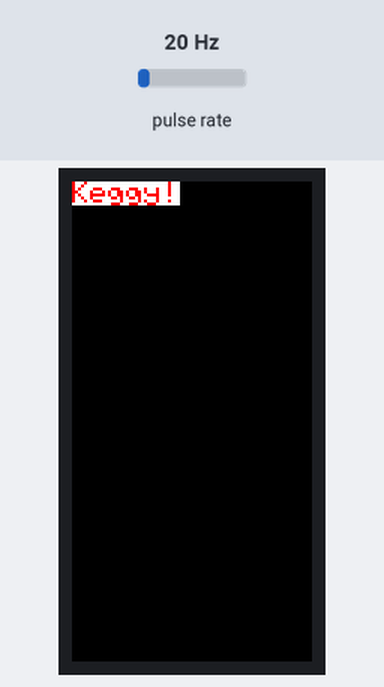
Simulated run of this sketch. Board: ESP32. Parts: 80×160 colour display. Wiring (inferred from the names in the program): pulse sensor: data GPIO 26. The inputs (shaded band) are chosen by the test bench; at power-on: pulse rate 20 Hz. WiFi joins after 1.5 s; servers stay silent unless stated; no MQTT or app messages arrive unless stated; what the sketch prints to the serial monitor is not drawn.

Above: at 0.2 s.

The sketch:

keggy.ino
```cpp
/**
 * Configuration Section
 *
 * Update the values below prior to flashing. You shouldn't _need_ to
 * change anything else in this file.
 */

#define WIFI_SSID "MyWifi"
#define WIFI_PASSWORD "password"
#define MQTT_IP "192.168.1.2"
#define MQTT_TOPIC_NAME "keggy/ticks"
#define MQTT_PORT 1883
#define MQTT_CLIENT_ID "keggy"
#define FLOW_METER_PIN 26
#define UPDATE_INTERVAL 1000

/*
 * Main program
 */

#include <M5StickC.h>
#include <MQTT.h>
#include <WiFi.h>

#define KEGGY_VERSION "0.0.1"

volatile unsigned long totalTicks = 0;
unsigned long lastMeterReportTime = 0;
unsigned long lastMeterReportValue = 0;
WiFiClient wifiClient;
MQTTClient mqttClient;

void connectToWifi() {
  Serial.println("Connecting to wifi ...");
  WiFi.begin(WIFI_SSID, WIFI_PASSWORD);
  while (WiFi.status() != WL_CONNECTED) {
    delay(500);
    Serial.print(".");
  }
  Serial.print("WIFI connected, IP: ");
  Serial.println(WiFi.localIP());
}

void serviceWifi() {
  switch (WiFi.status()) {
    case WL_CONNECT_FAILED:
    case WL_CONNECTION_LOST:
    case WL_DISCONNECTED:
      connectToWifi();
      break;
  }
}

void serviceMQTT() {
  if (!mqttClient.connected()) {
    connectToMQTT();
  }
}

void connectToMQTT() {
  Serial.println("Connecting to MQTT ...");
  while (!mqttClient.connect(MQTT_CLIENT_ID)) {
    delay(500);
  }
  Serial.println("MQTT connected!");
}

void publishUpdates() {
  if (lastMeterReportValue == totalTicks) {
    return;
  }
  if ((millis() - lastMeterReportTime) < UPDATE_INTERVAL) {
    return;
  }
  lastMeterReportValue = totalTicks;
  lastMeterReportTime = millis();
  Serial.print("Publishing update: ");
  Serial.print(lastMeterReportValue);
  Serial.println();
  mqttClient.publish(MQTT_TOPIC_NAME, String(lastMeterReportValue));
}

void meterInterrupt() { totalTicks += 1; }

void onMQTTMessageReceived(String &topic, String &payload) {
  Serial.println("incoming: " + topic + " - " + payload + "\n");
}

void setup() {
  Serial.begin(115200);

  Serial.println("Initializing stick ...");
  M5.begin();
  M5.Lcd.setTextColor(RED, WHITE);
  M5.Lcd.println("Keggy!");

  pinMode(FLOW_METER_PIN, INPUT_PULLUP);
  attachInterrupt(digitalPinToInterrupt(FLOW_METER_PIN), meterInterrupt,
                  FALLING);

  Serial.println("Boot delay ...");
  delay(5000);

  Serial.println("Connecting to wifi and MQTT ...");
  connectToWifi();
  mqttClient.begin(MQTT_IP, wifiClient);
  mqttClient.onMessage(onMQTTMessageReceived);
  connectToMQTT();
}

void loop() {
  serviceWifi();
  serviceWifi();
  publishUpdates();
  delay(1000);
}
```
